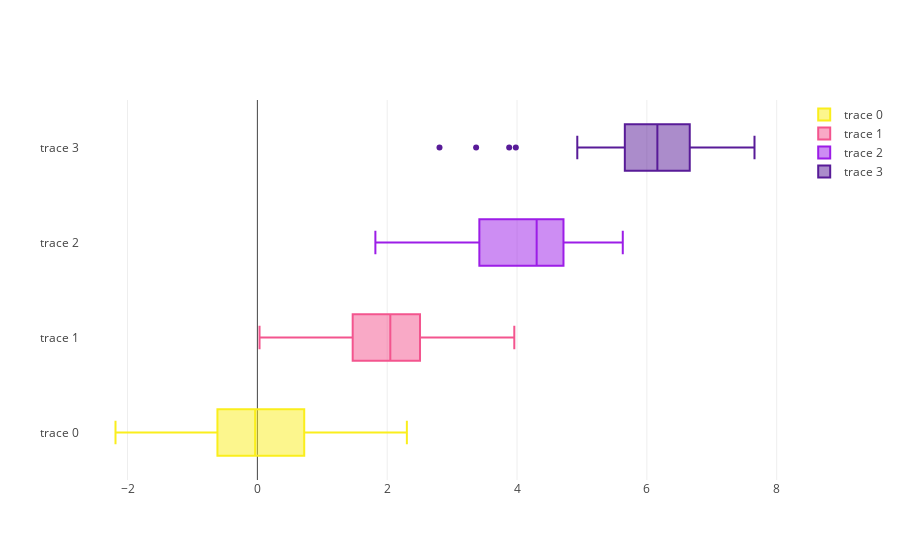

Notebook source saved alongside this figure:
### Code cell
# import plotly.plotly as py
from plotly import __version__
from plotly.offline import download_plotlyjs, init_notebook_mode, plot, iplot
# import plotly.graph_objs as go

import numpy as np

x0 = np.random.randn(50)
x1 = np.random.randn(50) + 2
x2 = np.random.randn(50) + 4
x3 = np.random.randn(50) + 6

colors = ['#FAEE1C', '#F3558E', '#9C1DE7', '#581B98']

trace0 = go.Box(x=x0, marker={'color': colors[0]})
trace1 = go.Box(x=x1, marker={'color': colors[1]})
trace2 = go.Box(x=x2, marker={'color': colors[2]})
trace3 = go.Box(x=x3, marker={'color': colors[3]})
data = [trace0, trace1, trace2, trace3]

# url_2 = plot(data, filename='box-plots-for-dashboard')
iplot(data, filename='box-plots-for-dashboard')
